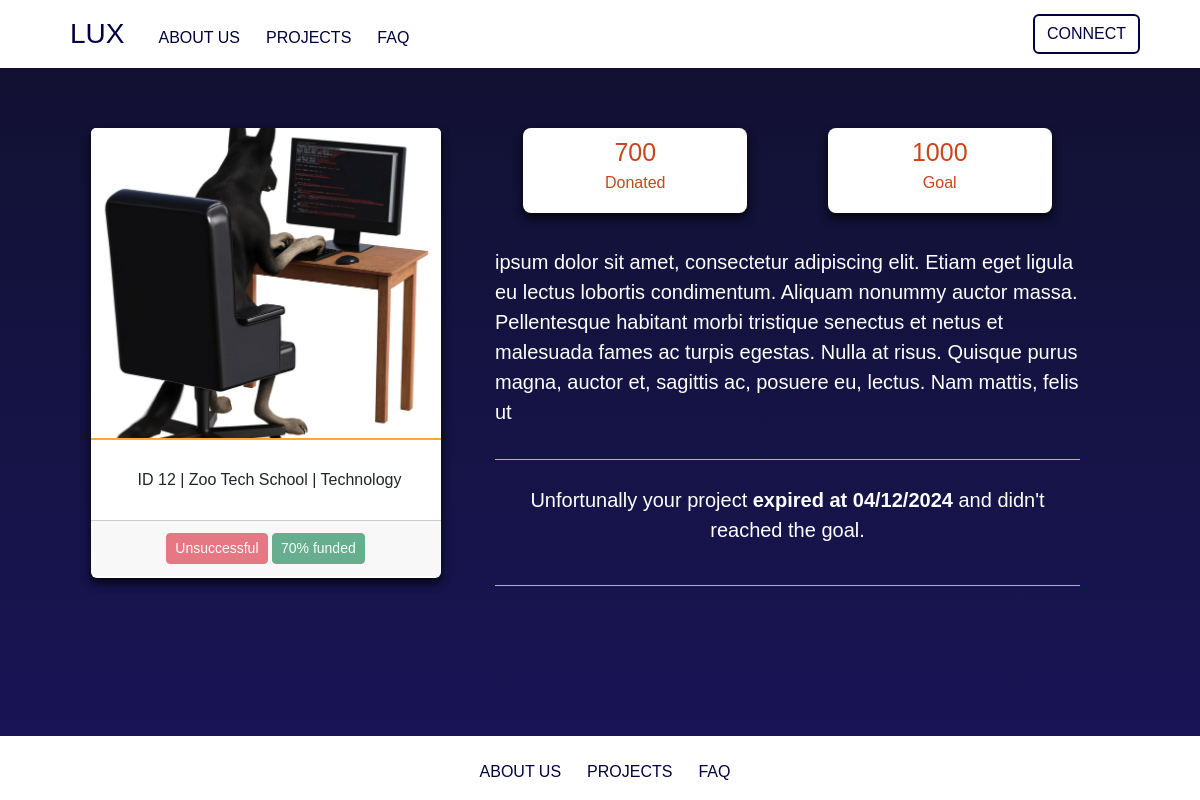
The page /project/12 on the database its author committed.
### tables this page shows
CREATE TABLE projects (
    id INTEGER PRIMARY KEY AUTOINCREMENT,
    public_key TEXT NOT NULL,
    name TEXT NOT NULL,
    category TEXT NOT NULL,
    created_at DATETIME NOT NULL,
    status TEXT NOT NULL,
    goal INTEGER NOT NULL,
    expire_date DATETIME NOT NULL,
    image_path TEXT NOT NULL,
    description TEXT NOT NULL
);

### app.py (the view, shortened to what this page needs)
@app.route("/project/<int:project_id>", methods=["GET", "POST"])
def project_page(project_id):
    try:
        project = search_project_by_id(project_id)
    except Exception as e:
        print(str(e))
        return handle_response(str(e))
    return render_template('project.html', project=project)

### app.py (called while the page is built)
@app.context_processor
def global_variables():
    return dict(
        categories_list=categories_list,
        status_list=status_list,
        admin_account=admin_account
    )

@app.after_request
def after_request(response):
    response.headers["Cache-Control"] = "no-cache, no-store, must-revalidate"
    response.headers["Expires"] = 0
    response.headers["Pragma"] = "no-cache"
    return response

### config.py (called while the page is built)
def get_db_connection():
    conn = sqlite3.connect(database_path)
    conn.row_factory = sqlite3.Row
    return conn

### helpers.py (called while the page is built)
def fetch_query(query, params=()):
    try:
        conn = get_db_connection()
        cursor = conn.cursor()
        if not isinstance(params, tuple):
            params = (params,)
        cursor.execute(query, params)
        return [dict(row) for row in cursor.fetchall()]
    except Exception as e:
        print(f"Error in fetch query execution: {e}")
        return []
    finally:
        if cursor:
            cursor.close()
        if conn:
            conn.close()

def format_date(date_str, to_type):
    if to_type == "long_string":
        return f"{date_str} 23:59:59"
    if to_type == "medium_string":
        try:
            date = datetime.strptime(date_str.split(" ")[0], "%Y-%m-%d")
            return date.strftime("%m/%d/%Y")
        except ValueError as e:
            raise ValueError(f"Error formatting date: {str(e)}")
        except Exception as e:
            raise Exception(f"Unexpected error in formatting date: {str(e)}")

def calculate_total_donations(projects_list):
    try:
        query = "SELECT project_id, SUM(amount) as donations FROM transactions WHERE type = ? GROUP BY project_id"
        params = ("donation",)
        total_donations = fetch_query(query, params)
        donations_dict = {row['project_id']: row['donations'] for row in total_donations}
        for project in projects_list:
            project["total_donations"] = donations_dict.get(project["project_id"], 0)
        return projects_list
    except Exception as e:
        print("Error getting donations: ", str(e))

def calculate_project_progress(projects_list):
    try:
        projects_list = calculate_total_donations(projects_list)
        for project in projects_list:
            project["funding_progress"] = f'{math.floor(project["total_donations"] / project["goal"] * 100)}%'
        return projects_list
    except Exception as e:
        print("Error calculating project progress: ", str(e))
        return None

### templates/project.html (shortened to what this page needs)
{% extends "includes/layout.html" %}
{% block main %}
  <div class="container" id="projectPageContainer">
    <div class="row">
      <div class="col-lg-5 mb-3">
        <div class="card project-card">
          <img
            src="/{{ project['image_path'] }}"
            class="card-img"
            alt="project image"
          />
          <button disabled class="btn-orange w-100">
          </button>
          <div class="card-body d-flex w-100 justify-content-center">
            <p class="card-text fs-6 text-dark ms-2 my-auto">
              ID {{ project["project_id"] }} |
              {{ project["name"] }} |
              {{ project["category"] | capitalize }}
            </p>
          </div>
          <div class="card-footer">
            {% if project["status"].lower() == "active" %}
              <button disabled class="btn btn-primary btn-sm">
                {{ "Active" | capitalize }}
              </button>
              <button disabled class="btn btn-outline-dark btn-sm">
                {{ project["days_left"] }}
              </button>
            {% else %}
              <button disabled class="btn btn-danger btn-sm">
                {{ project["status"] | capitalize }}
              </button>
            {% endif %}
            <button disabled class="btn btn-success btn-sm">
              {{ project["funding_progress"] }} funded
            </button>
          </div>
        </div>
      </div>
      <div class="col-lg-7">
        <div class="row align-items-center">
          <div class="col justify-content-center">
            <div class="info-card">
              <div class="info-card-title">{{ project['total_donations'] }}</div>
              <p class="info-card-text">Donated</p>
            </div>
          </div>
          <div class="col justify-content-center">
            <div class="info-card">
              <div class="info-card-title">{{ project['goal'] }}</div>
              <p class="info-card-text">Goal</p>
            </div>
          </div>
        </div>
        <div class="row text-start mt-4">
          <div class="col">
            <p class="fs-5"> {{ project["description"] }} </p>
          </div>
        </div>
        <hr class="hr">
        {% if project["status"] == "active" %}
          {% if project["public_key"] != session["public_key"] %}
            <div class="row">
              <div class="col">
                <p class="fs-5">
                  This project is {{ project["funding_progress"] }}
                  funded and you can donate until {{ project["expire_date"] }}.
                </p>
              </div>
            </div>
            <div class="d-flex flex-column flex-md-row">
              <div class="col-sm my-auto">
                <button
                  type="button"
                  class="btn btn-white p-3"
                  id="backProjectButton"
                  data-bs-toggle="collapse"
                  data-bs-target="#donationCollapse"
                  aria-expanded="false"
                  aria-controls="collapseExample"
                  name="{{ session['public_key'] }}"
                  onclick="checkUser(this)"
                >
                  BACK THIS PROJECT
                </button>
              </div>
              <div class="vr"></div>
              <div class="col-sm">
                <div class="collapse pe-1" id="donationCollapse">
                  <form class="d-flex p-2">
                    <input required
                      type="number"
                      class="form-control mx-3 w-50"
                      id="donationAmount"
                      name="donationAmount"
                      min="1"
                      placeholder="Amount"
                    >
                    <button
                      type="submit"
                      class="btn btn-white"
                      id="donateButton"
                      onclick="processDonation()"
                    >
                      DONATE
                    </button>
                  </form>
                </div>
              </div>
            </div>
          {% else %}
            <div class="row">
              <div class="col">
                <p class="fs-5">
                  Your project's goal wasn't reached yet, but you have until
                  {{ project["expire_date"] }} to receive donations.
                </p>
                <button
                  class="btn btn-outline-orange mx-auto btn-medium"
                  data-bs-toggle="modal"
                  data-bs-target="#editProjectModal"
                >
                  EDIT PROJECT
                </button>
                <button
                  class="btn btn-outline-orange mx-auto btn-medium ms-5"
                  data-bs-toggle="modal"
                  data-bs-target="#cancelProjectModal"
                >
                  CANCEL PROJECT
                </button>
              </div>
            </div>
          {% endif %}
        {% else %}
          <div class="row">
            <div class="col">
              <p class="fs-5">
                {% if project["status"] == "funded" %}
                    Congrats! Your project expired at {{ project["expire_date"] }}
                    and reached <b>{{ project["donations"] }} donations</b>.
                {% elif project["status"] == "fund" %}
                    Congrats! Your project expired at {{ project["expire_date"] }}
                    and reached <b>{{ project["donations"] }} donations</b>.
                    Soon your funds will be tranfered to your Stellar account.
                {% else %}
                    Unfortunally your project <b>expired at {{ project["expire_date"] }}
                    </b> and didn't reached the goal.
                {% endif %}
              </p>
            </div>
          </div>
        {% endif %}
        <hr class="mt-4">
      </div>
    </div>
{% endblock %}

### templates/includes/layout.html (shortened to what this page needs)
<!DOCTYPE html>
<html lang="en">
  <head>
    <link
      href="https://cdn.jsdelivr.net/npm/bootstrap@5.3.0/dist/css/bootstrap.min.css"
      rel="stylesheet"
    />
    <link
      rel="stylesheet"
      href="https://cdn.jsdelivr.net/npm/bootstrap-icons@1.10.5/font/bootstrap-icons.css"
    />
    <link href="/static/styles.css" rel="stylesheet" />
  </head>
  <body>
    <nav class="navbar navbar-expand-md sticky-top fs-6">
      <div class="container-fluid mx-5">
        <a class="navbar-brand fs-3" href="/">LUX</a>
        <div class="collapse navbar-collapse" id="navbar">
          <ul class="navbar-nav me-auto mt-2">
            <li class="nav-item">
              <a class="nav-link" href="/about">ABOUT US</a>
            </li>
            <li class="nav-item">
              <a class="nav-link" href="/projects">PROJECTS</a>
            </li>
            <li class="nav-item">
              <a class="nav-link" href="/faq">FAQ</a>
            </li>
          </ul>
          <div class="d-flex justify-content-center justify-content-md-end">
            {% if not session["public_key"] %}
              <button
                type="button"
                class="btn btn-outline-darkblue"
                id="connectButton"
                data-bs-toggle="modal"
                data-bs-target="#connectWalletModal"
              >
                CONNECT
              </button>
            {% else %}
              <a type="button" class="btn btn-outline-darkblue" href="/logout"
                >DISCONNECT</a
              >
            {% endif %}
          </div>
        </div>
      </div>
    </nav>
    <main class="wrapper">{% block main %} {% endblock %}</main>
    <footer class="footer">
      <nav class="navbar navbar-expand-sm mb-0">
        <div class="container-fluid">
          <div class="collapse navbar-collapse collapsing-up">
            <ul class="navbar-nav ms-auto me-auto mt-2">
              <li class="nav-item">
                <a class="nav-link" href="/about">ABOUT US</a>
              </li>
              <li class="nav-item">
                <a class="nav-link" href="/projects">PROJECTS</a>
              </li>
              <li class="nav-item">
                <a class="nav-link" href="/faq">FAQ</a>
              </li>
            </ul>
          </div>
        </div>
      </nav>
    </footer>
  </body>
</html>

### static/styles.css (style rules this page uses)
html { min-height: 100%; }
body { background: linear-gradient(180deg, #0d062d, #1c0a6b); background-image: linear-gradient( to bottom, #12102f, #131239, #151344, #17144e, #191559 ); background-size: cover; color: white; display: flex; flex-direction: column; font-family: "Trebuchet MS", sans-serif; min-width: 100%; text-align: center; min-height: 100vh; }
footer { bottom: 0px; margin-bottom: 0px; margin-top: 15px; }
hr { color: #fea928; height: 10px; opacity: 1; }
nav { background: white; }
.nav-link, .navbar-brand { color: #000041; margin-left: 10px; }
.wrapper { flex: 1; }
.text-dark { color: #050b3a; }
.project-card { align-items: center; border: transparent; box-shadow: 0 4px 10px 0 rgba(0, 0, 0, 0.5), 0 6px 10px 0 rgba(0, 0, 0, 0.4); height: 100%; margin:auto; max-height: 450px; max-width: 350px; text-align: center; }
.card-img { height: 310px; width: 100%; object-fit: cover; }
.card-body { max-height: 80px;; }
.card-footer { padding: 12px 10px; max-height: 60px; overflow: hidden; width: 100% }
.card-text { font-size: min(14px, 6vw); }
.info-card { align-items: center; background-color: white; border-radius: 0.5rem; box-shadow: 0 4px 10px 0 rgba(0, 0, 0, 0.5), 0 6px 10px 0 rgba(0, 0, 0, 0.4); color: #c9451c; margin: auto; margin-bottom: 10px; padding: 2%; text-align: center; max-height: 85px; max-width: 80%; min-width: 170px; }
.info-card-title { font-size: 25px; }
.btn-outline-darkblue { background: transparent; border: 2px solid #000041; color: #000041; }
.btn-orange { background: #fea928; border: none; color: white; }
#projectPageContainer { margin-top: 5%; min-height: 100%; min-width: 100%; padding-left: 5%; padding-right: 10%; text-align: center; }

### rows shown on the page
projects: project_id "12", name "Zoo Tech School", category "Technology", status "Unsuccessful", goal "1000", description "ipsum dolor sit amet, consectetur adipiscing elit. Etiam eget ligula eu lectus lobortis condimentum. Aliquam nonummy auctor massa. Pellentesque habitant morbi tristique senectus et netus et malesuada fames ac turpis egestas. Nulla at risus. Quisque purus magna, auctor et, sagittis ac, posuere eu, lectus. Nam mattis, felis ut", expire_date "04/12/2024"

### other values the page prints
{{ project["funding_progress"] }} "70%"
{{ project['total_donations'] }} "700"
